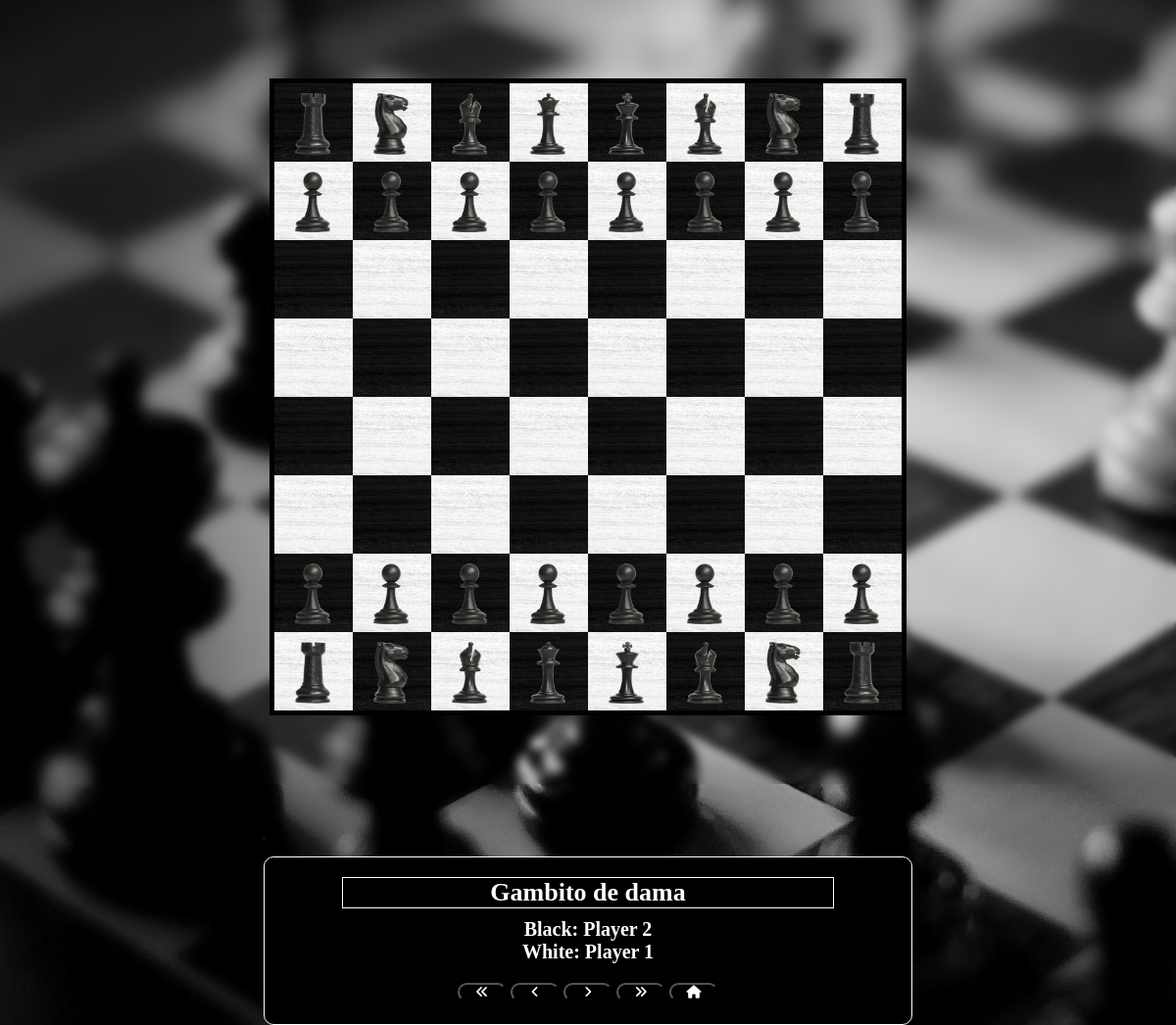
Page /Views/boardView.php?id_match=1&state=0 (signed in) on the committed database.
### tables this page shows
CREATE TABLE T_Matches(
ID int primary key auto_increment,
title varchar(50) not null,
white int not null,
black int not null,
startDate datetime not null,
endDate datetime,
winner varchar(10),
state varchar(20) not null default("En curso"),
FOREIGN KEY (white) REFERENCES T_Players(ID),
FOREIGN KEY (black) REFERENCES T_Players(ID)
);

### src/Infrastructure/matchesDAL.php (called while the page is built, shortened)
<?php
class MatchesDAL
{
	function obtain()
	{
		$conection = mysqli_connect('localhost','root','12345');
 		mysqli_select_db($conection, 'chess_game');
		$consult = mysqli_prepare($conection, "SELECT ID, title, white, black, DATE_FORMAT(startDate, '%d/%m/%Y') AS startDate, DATE_FORMAT(startDate, '%H:%i:%s') AS startTime, state, winner, DATE_FORMAT(endDate, '%d/%m/%Y') AS endDate, DATE_FORMAT(endDate, '%H:%i:%s') AS endTime FROM T_Matches");
        $consult->execute();
        $result = $consult->get_result();
		$matches =  array();
        while ($myrow = $result->fetch_assoc())
        {
			array_push($matches,$myrow);
        }
		return $matches;
	}
}

### src/Business/matchesBL.php (called while the page is built, shortened)
<?php
require("../Infrastructure/matchesDAL.php");
class MatchesBL
{
    private $_Title;
    private $_White;
    private $_Black;
    function init($id,$title,$white,$black,$startDate,$startTime,$endDate,$endTime,$winner,$state)
    {
        $this->_Title = $title;
        $this->_White = $white;
        $this->_Black = $black;
    }
    function getTitle()
    {
        return $this->_Title;
    }
    function getWhite()
    {
        return $this->_White;
    }
    function getBlack()
    {
        return $this->_Black;
    }
    function obtain()
    {
        $matchesDAL = new MatchesDAL();
        $rs = $matchesDAL->obtain();
		$matchesList =  array();
        foreach ($rs as $matches)
        {
            $oMatchesBL = new MatchesBL();
            $oMatchesBL->Init($matches['ID'],$matches['title'], $matches['white'],$matches['black'],$matches['startDate'],$matches['startTime'],$matches['endDate'],$matches['endTime'],$matches['winner'],$matches['state']);
            array_push($matchesList,$oMatchesBL);
        }
        return $matchesList;
    }
}

### src/Infrastructure/statesDAL.php (called while the page is built, shortened)
<?php
class StatesDAL
{
	function obtain($id_match)
	{
		$conection = mysqli_connect('localhost','root','12345');
 		mysqli_select_db($conection, 'chess_game');
		$sanitized_match_id = mysqli_real_escape_string($conection, $id_match);
		$consult = mysqli_prepare($conection, "SELECT ID, IDGame, board FROM T_Board_Status WHERE IDGame = ?");
		$consult->bind_param("i", $sanitized_match_id);
        $consult->execute();
        $result = $consult->get_result();
		$states =  array();
        while ($myrow = $result->fetch_assoc())
        {
			array_push($states,$myrow);
        }
		return $states;
	}
}

### src/Business/statesBL.php (called while the page is built, shortened)
<?php
require("../Infrastructure/statesDAL.php");
class StatesBL
{
    private $_IDGame;
    function init($id,$idgame,$board)
    {
        $this->_IDGame = $idgame;
    }
    function getIDGame()
    {
        return $this->_IDGame;
    }
    function obtain($id_match)
    {
        $statesDAL = new StatesDAL();
        $rs = $statesDAL->obtain($id_match);
		$listaStates =  array();
        foreach ($rs as $states)
        {
            $oStatesReglasNegocio = new StatesBL();
            $oStatesReglasNegocio->Init($states['ID'],$states['IDGame'], $states['board']);
            array_push($listaStates,$oStatesReglasNegocio);
        }
        return $listaStates;
    }
}

### src/Views/boardView.php (the view, shortened to what this page needs)
<!DOCTYPE html>
<html lang="en">
<head>
    <link rel="stylesheet" href="../../css/chess_game_styles.css">
</head>
<body>
<?php
    $board = "rnbqkbnr/pppppppp/8/8/8/8/PPPPPPPP/RNBQKBNR";
    function obtainBoard()
    {
        require("../Business/statesBL.php");
        $statesBL = new StatesBL();
        $id_match = $_GET["id_match"];
        $statesData = $statesBL->obtain($id_match);
        $board = array();
        foreach ($statesData as $state)
        {
            array_push($board, $state->getBoard());
        }
        return $board;
    }
    function changeStates($board)
    {
        if (isset($_GET['state']))
        {
            $states = obtainBoard();
            $board = $states[$_GET['state']];
        }
        return $board;
    }
    $board = changeStates($board);
    function DrawChessGame($board)
    {
        $pieces = str_split($board);
        echo "<div class=\"dead-container\">";
        echo "</div>";
        echo"<div class=\"container\">";
        DrawBoard();
        DrawPieces($pieces);
        echo "</div>";
        echo "<div class=\"dead-container\">";
        echo "</div>";
        DrawInfo();
    }
    function DrawInfo()
    {
        if (isset($_GET['id_match']))
        {
            require("../Business/matchesBL.php");
            $matchesBL = new MatchesBL();
            $matchesData = $matchesBL->obtain();
            $player_white = 0;
            $player_black = 0;
            $title = "";
            foreach ($matchesData as $match)
            {
                if ($_GET['id_match'] == $match->getID())
                {
                    $title = $match->getTitle();
                    $player_white = $match->getWhite();
                    $player_black = $match->getBlack();
                }
            }
            $playersBL = new PlayersBL();
            $playersData = $playersBL->obtain();
            $players = array();
            foreach ($playersData as $player)
            {
            array_push($players, $player->getName());
            }
            echo"<div class=\"info-container\">";
            echo "<h1 class=\"title\">".$title."</h1>";
            echo "<h1>Black: ".$players[$player_black - 1]."</h1>";
            echo "<h1>White: ".$players[$player_white - 1]."</h1>";
            DrawHistoryButtons();
            echo "</div>";
        }
    }
    function DrawHistoryButtons()
    {
        $current = $_GET['state'];
        if (isset($_GET['state']))
        {
            $statesBL = new StatesBL();
            $id_match = $_GET["id_match"];
            $statesData = $statesBL->obtain($id_match);
            $id_game = 0;
            $states = array();
            foreach ($statesData as $state)
            {
                $id_game = $state->getIDGame();
                array_push($states, $state->getID());
            }
            $next = $current + 1;
            $prev = $current - 1;
            $first = 0;
            $last = count($states) - 1;
            if ($prev == -1)
            {
                $prev = 0;
            }
            echo "<a href=\"?id_match={$id_game}&state={$first}\"><button><i class=\"fa-solid fa-angles-left\"></i></button></a>
                <a href=\"?id_match={$id_game}&state={$prev}\"><button><i class=\"fa-solid fa-angle-left\"></i></button></a>
                <a href=\"?id_match={$id_game}&state={$next}\"><button><i class=\"fa-solid fa-angle-right\"></i></button></a>
                <a href=\"?id_match={$id_game}&state={$last}\"><button><i class=\"fa-solid fa-angles-right\"></i></button></a>
                <a href=\"gameListView.php\"><button><i class=\"fa-solid fa-house\"></i></button></a>";
        }
    }
    function DrawBoard()
    {
        echo "<div class=\"board\">";
        for ($i = 0; $i < 8; $i++)
        {
            for ($j = 0; $j < 8; $j++)
            {
                if (($i + $j) % 2 == 0)
                    echo "<div class=\"black-squares\"></div>";
                else
                    echo "<div class=\"white-squares\"></div>";
            }
        }
        echo "</div>";
    }
    function DrawPieces($pieces)
    {
        echo "<div class=\"pieces-container\">";
        for ($i = 0; $i < count($pieces); $i++)
        {
            if ($pieces[$i] == 8 && $pieces[$i] != "/")
            {
                for ($j = 0; $j < 8; $j++)
                {
                    echo "<div class=\"piece\"></div>";
                }
            }
            else if ($pieces[$i] == 1 || $pieces[$i] == 2 || $pieces[$i] == 3 || $pieces[$i] == 4 || $pieces[$i] == 5 || $pieces[$i] == 6 || $pieces[$i] == 7 && $pieces[$i] != "/")
            {
                for ($j = 0; $j < $pieces[$i]; $j++)
                {
                    echo "<div class=\"piece\"></div>";
                }
            }
            else if ($pieces[$i] != "/")
            {
                echo "<div class=\"piece\"><img src=\"../../img/{$pieces[$i]}.png\" alt=\"\"></div>";
            }
        }
        echo "</div>";
    }
    DrawChessGame($board);
    ?>
</body>
</html>

### css/chess_game_styles.css (style rules this page uses)
* { margin: 0; padding: 0; user-select: none; }
body { background-image: url("../img/menubg.jpg"); background-repeat: no-repeat; background-size: cover; background-attachment: fixed; backdrop-filter: blur(5px); height: 100vh; }
.container { width: 40rem; height: 40rem; border: 5px solid black; margin: auto; }
.board { width: 40rem; height: 40rem; position: absolute; }
.black-squares { background-image: url("../img/bwood_texture.jpg"); float: left; width: 80px; height: 80px; }
.white-squares { background-image: url("../img/wwood_texture.jpg"); float: left; width: 80px; height: 80px; }
.pieces-container { width: 40rem; height: 40rem; position: absolute; }
.piece { float: left; width: 80px; height: 80px; }
img { width: 45%; padding-left: 21px; padding-top: 10px; }
.dead-container { margin: 0 auto; width: 44rem; height: 5rem; }
.info-container { position: absolute; background-color: black; color: white; right: 1rem; top: 37vh; width: 35rem; height: 150px; border-radius: 10px; padding: 10px; border: 1px solid white; text-align: center; }
.info-container button { width: 50px; background-color: black; color: white; cursor: pointer; border-radius: 10px; margin-top: 20px; }
.info-container a { text-decoration: none; }
.info-container h1 { font-size: 20px; }
.info-container .title { font-size: 26px; border: 1px solid white; width: 500px; margin: 10px auto; }
@media screen and (max-width: 1800px) { .info-container { position: static; margin: 0 auto; margin-top: 4rem; margin-bottom: 1rem; width: 40rem; } }

### rows in the picture
t_matches: title "Gambito de dama", black "Player 2", white "Player 1"
